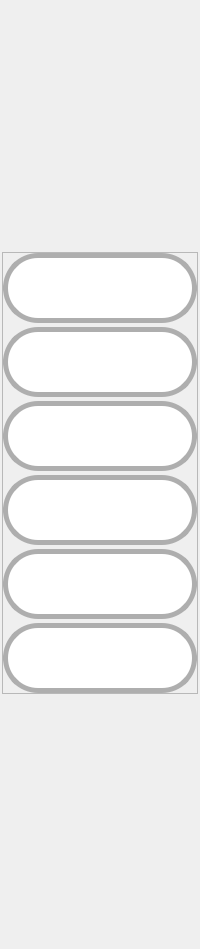
            <widget class="QWidget" name="monthly_customers_properties_panel">
             <layout class="QVBoxLayout" name="verticalLayout_30">
              <property name="spacing">
               <number>2</number>
              </property>
              <property name="leftMargin">
               <number>2</number>
              </property>
              <property name="topMargin">
               <number>2</number>
              </property>
              <property name="rightMargin">
               <number>2</number>
              </property>
              <property name="bottomMargin">
               <number>2</number>
              </property>
              <item>
               <spacer name="verticalSpacer_8">
                <property name="orientation">
                 <enum>Qt::Vertical</enum>
                </property>
                <property name="sizeType">
                 <enum>QSizePolicy::Minimum</enum>
                </property>
                <property name="sizeHint" stdset="0">
                 <size>
                  <width>20</width>
                  <height>250</height>
                 </size>
                </property>
               </spacer>
              </item>
              <item>
               <widget class="QFrame" name="frame_20">
                <property name="layoutDirection">
                 <enum>Qt::LeftToRight</enum>
                </property>
                <property name="autoFillBackground">
                 <bool>false</bool>
                </property>
                <property name="frameShape">
                 <enum>QFrame::StyledPanel</enum>
                </property>
                <property name="frameShadow">
                 <enum>QFrame::Raised</enum>
                </property>
                <layout class="QVBoxLayout" name="verticalLayout">
                 <property name="spacing">
                  <number>4</number>
                 </property>
                 <property name="leftMargin">
                  <number>0</number>
                 </property>
                 <property name="topMargin">
                  <number>0</number>
                 </property>
                 <property name="rightMargin">
                  <number>0</number>
                 </property>
                 <property name="bottomMargin">
                  <number>0</number>
                 </property>
                 <item>
                  <widget class="QPushButton" name="monthly_customer_add_btn2">
                   <property name="minimumSize">
                    <size>
                     <width>70</width>
                     <height>70</height>
                    </size>
                   </property>
                   <property name="toolTip">
                    <string>Add customer</string>
                   </property>
                   <property name="styleSheet">
                    <string notr="true">QPushButton{
	border-style: solid;	
	border-width: 5px;
	border-radius:35px;
	border-color: rgb(174, 174, 174);
	padding: 10px;

	background-color: rgb(255, 255, 255);
	
	image: url(:/icons/icons/add-user.svg);
	
}


QPushButton:hover{
	border-style:  solid;
	border-color: rgb(174, 174, 174);
	border-width: 5px;
	border-radius: 35px;
	padding: 10px;
	
	image: url(:/icons/icons/add-user2.svg);
}
QPushButton:pressed{
	
	border-style:  solid;
	border-width: 5px;
	border-radius: 35px;
	padding: 10px;
	background-color: rgb(100, 100, 100);
	image: url(:/icons/icons/add-user2.svg);
}

QPushButton:disabled{
	border-style:  solid;
	border-color: rgb(174, 174, 174);
	border-width: 5px;
	border-radius: 35px;
	padding: 10px;
	padding: 10px;
	background-color: rgb(142,142,142);
}</string>
                   </property>
                   <property name="text">
                    <string/>
                   </property>
                   <property name="iconSize">
                    <size>
                     <width>40</width>
                     <height>40</height>
                    </size>
                   </property>
                  </widget>
                 </item>
                 <item>
                  <widget class="QPushButton" name="monthly_customer_remove_btn">
                   <property name="minimumSize">
                    <size>
                     <width>70</width>
                     <height>70</height>
                    </size>
                   </property>
                   <property name="toolTip">
                    <string>Remove customer</string>
                   </property>
                   <property name="styleSheet">
                    <string notr="true">QPushButton{
	border-style: solid;	
	border-width: 5px;
	border-radius:35px;
	border-color: rgb(174, 174, 174);

	padding: 10px;
	
	background-color: rgb(255, 255, 255);

	image:url(:/icons/icons/remove-user.svg)
	
}


QPushButton:hover{
	border-style:  solid;
	border-color: rgb(174, 174, 174);
	border-width: 5px;
	border-radius: 35px;
	padding: 10px;
	
	image: url(:/icons/icons/remove-user2.svg)
}
QPushButton:pressed{
	
	border-style:  solid;
	border-width: 5px;
	border-radius: 35px;
	padding: 10px;
	background-color: rgb(100, 100, 100);
	image:url(:/icons/icons/remove-user2.svg);
}

QPushButton:disabled{
	border-style:  solid;
	border-color: rgb(174, 174, 174);
	border-width: 5px;
	border-radius: 35px;
	padding: 10px;
	padding: 10px;
	background-color: rgb(142,142,142);
}</string>
                   </property>
                   <property name="text">
                    <string/>
                   </property>
                   <property name="iconSize">
                    <size>
                     <width>40</width>
                     <height>40</height>
                    </size>
                   </property>
                  </widget>
                 </item>
                 <item>
                  <widget class="QPushButton" name="monthly_customer_update_btn">
                   <property name="minimumSize">
                    <size>
                     <width>70</width>
                     <height>70</height>
                    </size>
                   </property>
                   <property name="toolTip">
                    <string>Update state</string>
                   </property>
                   <property name="styleSheet">
                    <string notr="true">QPushButton{
	border-style: solid;	
	border-width: 5px;
	border-radius:35px;
	border-color: rgb(174, 174, 174);

	padding: 10px;
	
	background-color: rgb(255, 255, 255);

	image: url(:/icons/icons/refresh.svg);
	
}


QPushButton:hover{
	border-style:  solid;
	border-color: rgb(174, 174, 174);
	border-width: 5px;
	border-radius: 35px;
	padding: 10px;
	
	image: url(:/icons/icons/refresh2.svg)
}
QPushButton:pressed{
	
	border-style:  solid;
	border-width: 5px;
	border-radius: 35px;
	padding: 10px;
	background-color: rgb(100, 100, 100);
	image: url(:/icons/icons/refresh2.svg)
}

QPushButton:disabled{
	border-style:  solid;
	border-color: rgb(174, 174, 174);
	border-width: 5px;
	border-radius: 35px;
	padding: 10px;
	padding: 10px;
	background-color: rgb(142,142,142);
}
</string>
                   </property>
                   <property name="text">
                    <string/>
                   </property>
                   <property name="iconSize">
                    <size>
                     <width>40</width>
                     <height>40</height>
                    </size>
                   </property>
                  </widget>
                 </item>
                 <item>
                  <widget class="QPushButton" name="monthly_customer_search_btn">
                   <property name="minimumSize">
                    <size>
                     <width>70</width>
                     <height>70</height>
                    </size>
                   </property>
                   <property name="toolTip">
                    <string>Search date</string>
                   </property>
                   <property name="styleSheet">
                    <string notr="true">QPushButton{
	border-style: solid;	
	border-width: 5px;
	border-radius:35px;
	border-color: rgb(174, 174, 174);

	padding: 10px;
	
	background-color: rgb(255, 255, 255);

	image: url(:/icons/icons/loupe1.svg);
	
}


QPushButton:hover{
	border-style:  solid;
	border-color: rgb(174, 174, 174);
	border-width: 5px;
	border-radius: 35px;
	padding: 10px;
	
	image: url(:/icons/icons/loupe2.svg);
}
QPushButton:pressed{
	
	border-style:  solid;
	border-width: 5px;
	border-radius: 35px;
	padding: 10px;
	background-color: rgb(100, 100, 100);
	image: url(:/icons/icons/loupe2.svg);
}
QPushButton:disabled{
	border-style:  solid;
	border-color: rgb(174, 174, 174);
	border-width: 5px;
	border-radius: 35px;
	padding: 10px;
	padding: 10px;
	background-color: rgb(142,142,142);
}</string>
                   </property>
                   <property name="text">
                    <string/>
                   </property>
                  </widget>
                 </item>
                 <item>
                  <widget class="QPushButton" name="monthly_customer_export_btn">
                   <property name="minimumSize">
                    <size>
                     <width>70</width>
                     <height>70</height>
                    </size>
                   </property>
                   <property name="toolTip">
                    <string>Export</string>
                   </property>
                   <property name="styleSheet">
                    <string notr="true">QPushButton{
	border-style: solid;	
	border-width: 5px;
	border-radius:35px;
	border-color: rgb(174, 174, 174);

	padding: 10px;
	
	background-color: rgb(255, 255, 255);

	image: url(:/icons/icons/export.svg)
	
}


QPushButton:hover{
	border-style:  solid;
	border-color: rgb(174, 174, 174);
	border-width: 4px;
	border-radius: 35px;
	padding: 7px;
	
	image: url(:/icons/icons/export2.svg);
}
QPushButton:pressed{
	
	border-style:  solid;
	border-width: 5px;
	border-radius: 35px;
	padding: 7px;
	background-color: rgb(100, 100, 100);
	image: url(:/icons/icons/export2.svg);
}

QPushButton:disabled{
	border-style:  solid;
	border-color: rgb(174, 174, 174);
	border-width: 5px;
	border-radius: 35px;
	padding: 10px;
	padding: 10px;
	background-color: rgb(142,142,142);
}
</string>
                   </property>
                   <property name="text">
                    <string/>
                   </property>
                   <property name="iconSize">
                    <size>
                     <width>40</width>
                     <height>40</height>
                    </size>
                   </property>
                  </widget>
                 </item>
                 <item>
                  <widget class="QPushButton" name="monthly_customer_edit_cost_btn">
                   <property name="minimumSize">
                    <size>
                     <width>70</width>
                     <height>70</height>
                    </size>
                   </property>
                   <property name="toolTip">
                    <string>Edit monthly price</string>
                   </property>
                   <property name="styleSheet">
                    <string notr="true">QPushButton{
	border-style: solid;	
	border-width: 5px;
	border-radius:35px;
	border-color: rgb(174, 174, 174);

	padding: 10px;
	
	background-color: rgb(255, 255, 255);

	image: url(:/icons/icons/edit1.svg);
	
}


QPushButton:hover{
	border-style:  solid;
	border-color: rgb(174, 174, 174);
	border-width: 5px;
	border-radius: 35px;
	padding: 10px;
	
	image: url(:/icons/icons/edit2.svg);
}
QPushButton:pressed{
	
	border-style:  solid;
	border-width: 5px;
	border-radius: 35px;
	padding: 10px;
	background-color: rgb(100, 100, 100);
	image: url(:/icons/icons/edit2.svg);
}

QPushButton:disabled{
	border-style:  solid;
	border-color: rgb(174, 174, 174);
	border-width: 5px;
	border-radius: 35px;
	padding: 10px;
	padding: 10px;
	background-color: rgb(142,142,142);
}
</string>
                   </property>
                   <property name="text">
                    <string/>
                   </property>
                   <property name="icon">
                    <iconset>
                     <normaloff>:/icons/icons/edit.svg</normaloff>:/icons/icons/edit.svg</iconset>
                   </property>
                   <property name="iconSize">
                    <size>
                     <width>40</width>
                     <height>40</height>
                    </size>
                   </property>
                  </widget>
                 </item>
                </layout>
               </widget>
              </item>
              <item>
               <spacer name="verticalSpacer_6">
                <property name="orientation">
                 <enum>Qt::Vertical</enum>
                </property>
                <property name="sizeHint" stdset="0">
                 <size>
                  <width>20</width>
                  <height>253</height>
                 </size>
                </property>
               </spacer>
              </item>
             </layout>
            </widget>
